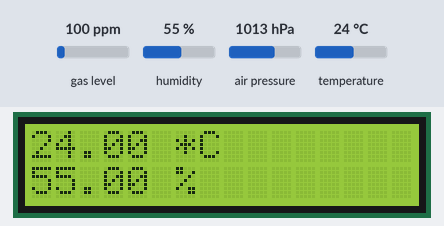
The sketch below on a simulated ESP32. On the bench: 16×2 character LCD. The test bench sets the inputs (shaded band); at power-on: humidity 55 %, temperature 24 °C, gas level 100 ppm, air pressure 1013 hPa. WiFi joins after 1.5 s; servers stay silent unless stated; no MQTT or app messages arrive unless stated; what the sketch prints to the serial monitor is not drawn.

Above: at 2.7 s.
2.8 s: humidity set to 59 %
At 4.6 s:
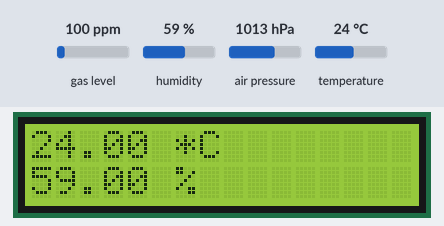
5.7 s: humidity set to 62 %
At 6.4 s:
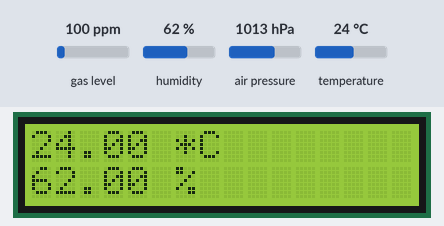
8.6 s: temperature set to 33 °C
At 11.3 s:
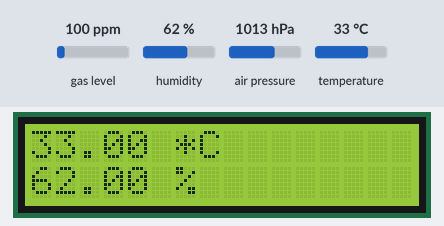
11.9 s: temperature set to 12 °C
At 13.1 s:
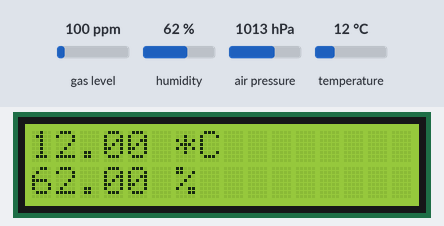
Timing chart, 0 to 14.9 s (numbered marks = the images above; inputs shaded):
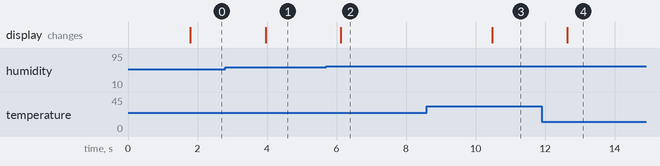

Measured:
- after the input at 2.8 s, the display: changes after 1.2 s (image 1)
- after the input at 5.7 s, the display: changes after 0.43 s (image 2)
- after the input at 8.6 s, the display: changes after 1.9 s (image 3)
- after the input at 11.9 s, the display: changes after 0.74 s (image 4)

The sketch:

PoC_Final.ino
```cpp
#include <Wire.h>
#include <SPI.h>
#include <Adafruit_Sensor.h>
#include "Adafruit_BME680.h"
#include <LiquidCrystal_I2C.h>
#include <WiFi.h>
#include "Adafruit_MQTT.h"
#include "Adafruit_MQTT_Client.h"

// Remplacer avec votre identifiant WiFi et mot de passe
#define WLAN_SSID       "Wifi"
#define WLAN_PASS       "MotDePasse"

// Configuration pour se connecter au serveur Adafruit IO
#define AIO_SERVER      "io.adafruit.com"
#define AIO_SERVERPORT  1883  // Port standard non sécurisé
#define AIO_USERNAME    "Username"
#define AIO_KEY         "Key"

// Initialisation du client WiFi et MQTT
WiFiClient client;
Adafruit_MQTT_Client mqtt(&client, AIO_SERVER, AIO_SERVERPORT, AIO_USERNAME, AIO_KEY);

// Initialisation des feeds pour publier température et humidité
Adafruit_MQTT_Publish temperature = Adafruit_MQTT_Publish(&mqtt, AIO_USERNAME "/feeds/temperature");
Adafruit_MQTT_Publish humidity = Adafruit_MQTT_Publish(&mqtt, AIO_USERNAME "/feeds/humidity");

// Initialisation du feed pour souscrire à un bouton de contrôle
Adafruit_MQTT_Subscribe onoffbutton = Adafruit_MQTT_Subscribe(&mqtt, AIO_USERNAME "/feeds/onoff");

// Fonction pour la connexion MQTT
void MQTT_connect();

// Pression atmosphérique au niveau de la mer
#define SEALEVELPRESSURE_HPA (1013.25)

// Initialisation du capteur BME680 pour mesurer la température, l'humidité, etc.
Adafruit_BME680 bme;

// Paramètres de l'écran LCD
int lcdColumns = 16;
int lcdRows = 2;

// Initialisation de l'écran LCD I2C
LiquidCrystal_I2C lcd(0x27, lcdColumns, lcdRows);

void setup() {
  // Initialisation du port série pour le débogage
  Serial.begin(115200);

  // Initialisation de l'écran LCD
  lcd.init();
  lcd.backlight();

  // Vérifier si le capteur BME680 est présent
  if (!bme.begin()) {
    Serial.println("Échec de l'initialisation du BME680");
    while (1);
  }

  // Configuration des paramètres du capteur BME680
  bme.setTemperatureOversampling(BME680_OS_8X);
  bme.setHumidityOversampling(BME680_OS_2X);
  bme.setPressureOversampling(BME680_OS_4X);
  bme.setIIRFilterSize(BME680_FILTER_SIZE_3);
  bme.setGasHeater(320, 150); // Température du chauffage du gaz à 320°C pendant 150 ms

  // Connexion au WiFi
  WiFi.begin(WLAN_SSID, WLAN_PASS);
  while (WiFi.status() != WL_CONNECTED) {
    delay(500);
    Serial.print(".");
  }
  Serial.println("Connecté au WiFi!");
}

void loop() {
  // Se connecter au serveur MQTT
  MQTT_connect();

  // Lire les données du capteur BME680
  if (!bme.performReading()) {
    Serial.println("Échec de lecture du capteur BME680");
    return;
  }

  // Afficher la température et l'humidité sur le moniteur série
  Serial.print("Température = ");
  Serial.print(bme.temperature);
  Serial.println(" °C");

  Serial.print("Humidité = ");
  Serial.print(bme.humidity);
  Serial.println(" %");

  // Afficher les données sur l'écran LCD
  lcd.setCursor(0, 0);
  lcd.print(bme.temperature);
  lcd.print(" *C");

  lcd.setCursor(0, 1);
  lcd.print(bme.humidity);
  lcd.print(" %");

  // Publier la température sur le feed MQTT
  Serial.print("Envoi de la température: ");
  if (!temperature.publish(bme.temperature)) {
    Serial.println("Échec");
  } else {
    Serial.println("OK!");
  }

  // Publier l'humidité sur le feed MQTT
  Serial.print("Envoi de l'humidité: ");
  if (!humidity.publish(bme.humidity)) {
    Serial.println("Échec");
  } else {
    Serial.println("OK!");
  }

  // Alerte si la température ou l'humidité est trop élevée
  if (bme.temperature > 29)
    Serial.println("Température trop élevée !");
  if (bme.humidity > 60)
    Serial.println("Humidité trop élevée !");

  delay(2000); // Attendre 2 secondes avant la prochaine lecture
}

// Fonction pour se connecter au serveur MQTT
void MQTT_connect() {
  int8_t ret;

  // Ne rien faire si déjà connecté
  if (mqtt.connected()) {
    return;
  }

  Serial.print("Connexion à MQTT... ");
  uint8_t retries = 3;

  while ((ret = mqtt.connect()) != 0) { // 0 signifie connecté
    Serial.println(mqtt.connectErrorString(ret));
    Serial.println("Nouvelle tentative de connexion MQTT dans 5 secondes...");
    mqtt.disconnect();
    delay(5000);  // Attendre 5 secondes avant de réessayer
    retries--;

    if (retries == 0) {
      // Redémarrer si échec de connexion après plusieurs tentatives
      while (1);
    }
  }

  Serial.println("Connecté à MQTT!");
}
```
